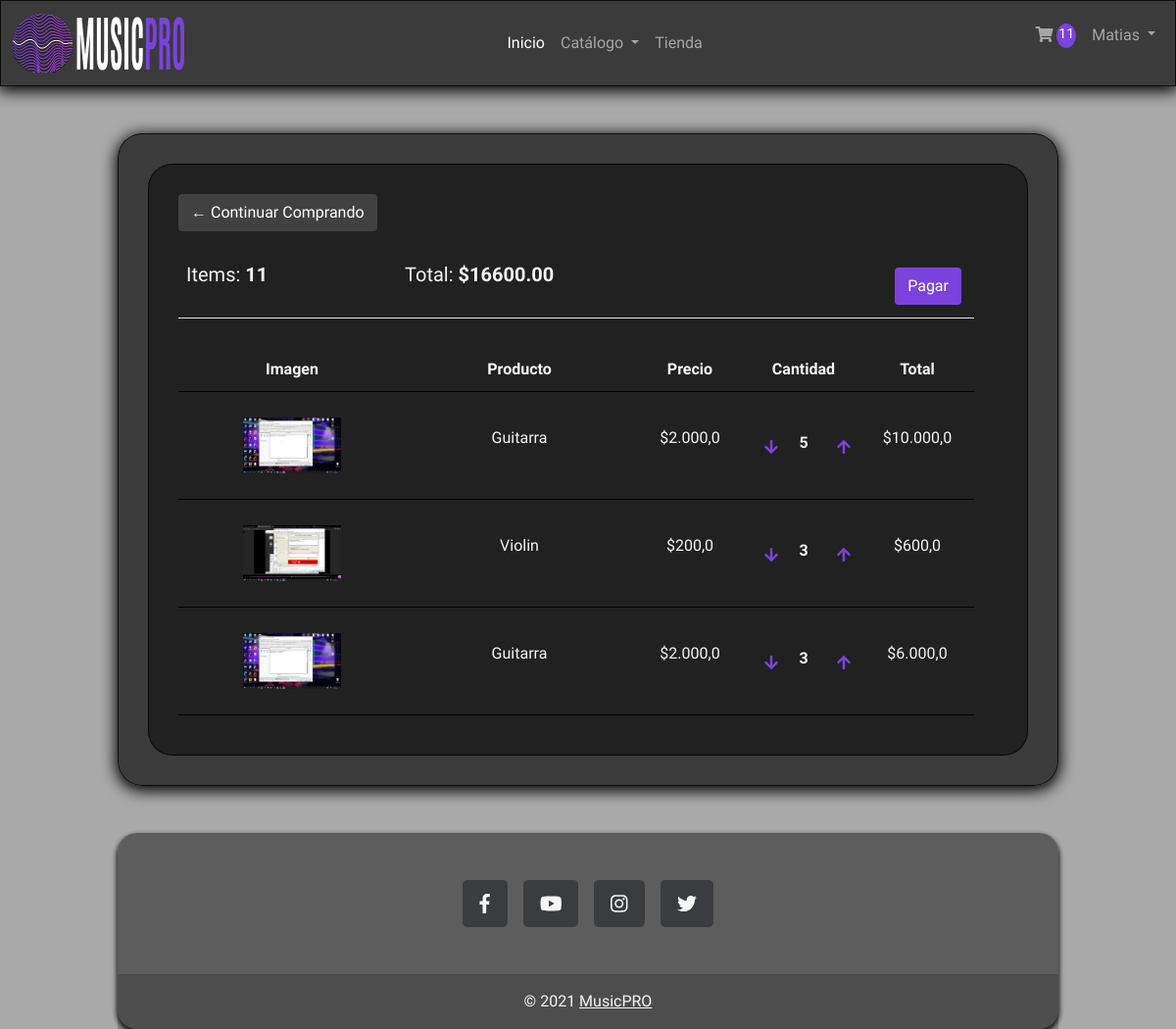
The app's page /cart/ (signed in) with its own data.
### app/models.py (models this page shows, shortened)
class Order(models.Model):
	customer = models.ForeignKey(Customer, on_delete=models.SET_NULL, null=True, blank=True)
	date_ordered = models.DateTimeField(auto_now_add=True)
	complete = models.BooleanField(default=False)
	transaction_id = models.CharField(max_length=100, null=True)
	@property
	def get_cart_total(self):
		orderitems = self.orderitem_set.all()
		total = sum([item.get_total for item in orderitems])
		return total
	@property
	def get_cart_items(self):
		orderitems = self.orderitem_set.all()
		total = sum([item.quantity for item in orderitems])
		return total

class OrderItem(models.Model):
	product = models.ForeignKey(Product, on_delete=models.SET_NULL, null=True)
	order = models.ForeignKey(Order, on_delete=models.SET_NULL, null=True)
	quantity = models.IntegerField(default=0, null=True, blank=True)
	date_added = models.DateTimeField(auto_now_add=True)
	@property
	def get_total(self):
		total = self.product.price * self.quantity
		return total

class Product(models.Model):
	name = models.CharField(max_length=200)
	marca = models.CharField(max_length=50,blank=True)
	price = models.FloatField()
	image = models.ImageField(null=True, blank=True)
	@property
	def imageURL(self):
		try:
			url = self.image.url
		except:
			url = ''
		return url

### app/views.py (the view)
# urls.py: path('cart/', cart, name="cart"),
def cart(request):
	if request.user.is_authenticated:
		customer = request.user.customer
		order, created = Order.objects.get_or_create(customer=customer, complete=False)
		items = order.orderitem_set.all()
		cartItems = order.get_cart_items
	else:
		items = []
		order = {'get_cart_total':0, 'get_cart_items':0}
		cartItems = order['get_cart_items']
	context = {'items':items, 'order':order, 'cartItems':cartItems}
	return render(request, 'app/cart.html', context)

### app/templates/app/cart.html (shortened to what this page needs)
{% extends 'app/base.html' %}
{% load static %}
{% load humanize %}
{% block contenido %}
<div class="container" id="carritito">
	<div class="row">
		<div class="col-lg-12">
			<div class="box-element">
				<a class="btn btn-outline-secondary" href="{% url 'store' %}">&#x2190; Continuar Comprando</a>
				<br>
				<br>
				<table class="table" style="color: whitesmoke;">
					<tr>
						<th>
							<h5>Items: <strong>{{order.get_cart_items}}</strong></h5>
						</th>
						<th>
							<h5>Total:<strong> ${{order.get_cart_total|floatformat:2}}</strong></h5>
						</th>
						<th>
							<a style="float:right; margin:5px;" class="btn btn-outline-primary" href="{% url 'checkout' %}">Pagar</a>
						</th>
					</tr>
				</table>
			</div>
			<br>
			<div class="box-element">
				<div class="cart-row d-flex justify-content-start text-center">
					<div style="flex:2 "><strong>Imagen</strong></div>
					<div style="flex:2"><strong>Producto</strong></div>
					<div style="flex:1"><strong>Precio</strong></div>
					<div style="flex:1"><strong>Cantidad</strong></div>
					<div style="flex:1"><strong>Total</strong></div>
				</div>
				{% for item in items %}
				<div class="cart-row d-flex justify-content-start align-items-center text-center" style="height: 100px;">
					<div style="flex:2"><img class="row-image" src="{{item.product.imageURL}}"></div>
					<div style="flex:2">
						<p>{{item.product.name|capfirst}}</p>
					</div>
					<div style="flex:1">
						<p>${{item.product.price|intcomma}}</p>
					</div>
					<div style="flex:1">
						<div class="d-flex justify-content-around">
							<a data-product="{{item.product.id}}" data-action="remove" class="chg-quantity update-cart">
								<i class="fa fa-arrow-down fa-fw" aria-hidden="true"></i>
							</a>
							<p class="quantity" id="cantidadnumero">{{item.quantity}}</p>
							<a data-product="{{item.product.id}}" data-action="add" class="chg-quantity update-cart">
								<i class="fa fa-arrow-up fa-fw" aria-hidden="true"></i>
							</a>
						</div>
					</div>
					<div style="flex:1">
						<p>${{item.get_total|intcomma}}</p>
					</div>
				</div>
				{% endfor %}
			</div>
		</div>
	</div>
</div>
{% endblock %}

### app/templates/app/base.html (shortened to what this page needs)
<!DOCTYPE html>
<html lang="en">
<head>
  {% load static %}
  <link rel="stylesheet" href="{% static 'css/home.css' %}">
  <link href="https://cdn.jsdelivr.net/npm/bootstrap@5.0.2/dist/css/bootstrap.min.css" rel="stylesheet"
>
  <link rel="stylesheet" href="https://use.fontawesome.com/releases/v5.0.8/css/solid.css">
</head>
<body id="intro" class="bg-image shadow-2-strong">
  <nav class="navbar navbar-expand-lg navbar-dark">
    <div class="container-fluid">
      <a class="navbar-brand" href="#"><img src="{% static 'img/LOGITO2.png' %}" height="60" alt="logo"></a>
      <div class="collapse navbar-collapse" id="navbarSupportedContent">
        <ul class="navbar-nav mx-auto mb-2 mb-lg-0">
          <li class="nav-item">
            <a class="nav-link active" aria-current="page" href="{% url 'home' %}">Inicio</a>
          </li>
          <li class="nav-item dropdown">
            <a class="nav-link dropdown-toggle" href="#" id="navbarDropdown" role="button" data-bs-toggle="dropdown" aria-expanded="false">
              Catálogo
            </a>
          </li>
          <li class="nav-item">
            <a class="nav-link" href="{% url 'store' %}">Tienda</a>
          </li>
        </ul>
        <ul class="navbar-nav mr-auto mb-2 mb-lg-0">
          <li class="nav-item d-flex">
            <a class="nav-link" href="{% url 'cart' %}">
                <i id="cart-icon"class="fas fa-shopping-cart"></i>
                <p id="cart-total" class="float-end">{{cartItems}}</p>
            </a>
          </li>
          {% if user.is_authenticated %}
                        <li class="nav-item dropdown">
                            <a class="nav-link dropdown-toggle" href="#" id="navbarDropdown" role="button" data-bs-toggle="dropdown" aria-expanded="false">
                            {{ user.username |title }}
                            </a>
                        </li>
                        {% endif %}
        </ul>
      </div>
    </div>
  </nav>
  <div class="contenedorprincipal d-flex">
  {% block contenido %}
  {% endblock %}
  </div>
  <footer class="text-center text-lg-start">
    <div class="container d-flex justify-content-center py-5">
      <button type="button" class="btn btn-primary btn-lg btn-floating mx-2">
        <i class="fab fa-facebook-f"></i>
      </button>
      <button type="button" class="btn btn-primary btn-lg btn-floating mx-2">
        <i class="fab fa-youtube"></i>
      </button>
      <button type="button" class="btn btn-primary btn-lg btn-floating mx-2">
        <i class="fab fa-instagram"></i>
      </button>
      <button type="button" class="btn btn-primary btn-lg btn-floating mx-2">
        <i class="fab fa-twitter"></i>
      </button>
    </div>
    <div class="text-center text-white p-3" style="background-color: rgba(0, 0, 0, 0.2);">
      © 2021
      <a class="text-white" href="{% url 'home' %}">MusicPRO</a>
    </div>
</footer>
</body>
</html>

### app/static/css/home.css (style rules this page uses)
* { font-family: 'Comfortaa', cursive; margin:0; padding:0; }
#intro { background-image: url('../img/fondo.png'); background-size: cover; background-color: darkgray; }
nav.navbar { background-color: rgba(0, 0, 0,0.65); box-shadow: 0px 3px 15px 2px rgba(0,0,0,1); border-style: solid; border-width: 1px; border-color: rgba(0,0,0,0.8); color: white; }
div.contenedorprincipal { height: fit-content; padding: 30px; margin-top: 4%; margin-bottom: 4%; margin-left: 10%; margin-right: 10%; background-color: rgba(0, 0, 0,0.65); border-style: solid; border-width: 1px; border-color: rgba(0,0,0,0.8); color: white; box-shadow: 0px 3px 15px 2px rgba(0,0,0,1); border-radius: 25px; }
div.row { width: 100%; }
footer { background-color: rgba(0, 0, 0, .5); border-radius: 20px; box-shadow: 0px 3px 5px 1px rgba(0, 0, 0, 1); width: 80%; margin-top: 20px; margin-left: 10%; margin-bottom: 0%; opacity: 0.9; position: static; bottom:0px; }
button.btn.btn-primary.btn-lg.btn-floating.mx-2 { background-color: #2E3134; color: white; border-color: transparent; }
#cart-icon { width:25px; display: inline-block; margin-left: 15px; }
#cart-total { display: block; text-align: center; color:#fff; background-color: #7c42dd; width: 20px; height: 25px; border-radius: 50%; font-size: 14px; }
#carritito { background-color: rgb(33, 33, 33); padding: 30px; color: whitesmoke; border-radius: 25px; border-color: rgba(0,0,0,0.8); border-style: solid; border-width: 1px; }
#cantidadnumero { margin: 0px; padding: 0px; }
a.chg-quantity.update-cart { color: #7c42dd; margin-left: 5px; margin-right: 5px; }
.col-lg-4, .col-lg-6, .col-lg-8, .col-lg-12 { margin-top: 10px; }
.btn { border-radius: 0; }
a.btn.btn-outline-primary { border-color: transparent; background-color: #7c42dd; color: white; }
a.btn.btn-outline-secondary { border-color: transparent; background-color: rgb(65, 65, 65); color: white; }
.row-image { width: 100px; }
.cart-row { display: flex; align-items: flex-stretch; padding-bottom: 10px; margin-bottom: 10px; border-bottom: 1px solid black; }
.quantity { display: inline-block; font-weight: 700; padding-right:10px; }
.chg-quantity { width: 12px; cursor: pointer; display: block; margin-top: 5px; transition:.1s; }

### records on screen
Order: get_cart_items "11", get_cart_total "16600.00"
OrderItem: product.imageURL (picture), product.name "Guitarra", product.price "2.000,0", quantity "5", get_total "10.000,0"
OrderItem: product.imageURL (picture), product.name "Violin", product.price "200,0", quantity "3", get_total "600,0"
OrderItem: product.imageURL (picture), product.name "Guitarra", product.price "2.000,0", quantity "3", get_total "6.000,0"

### other values on screen
{{ cartItems }} "11"
{{ user.username |title }} "Matias"
